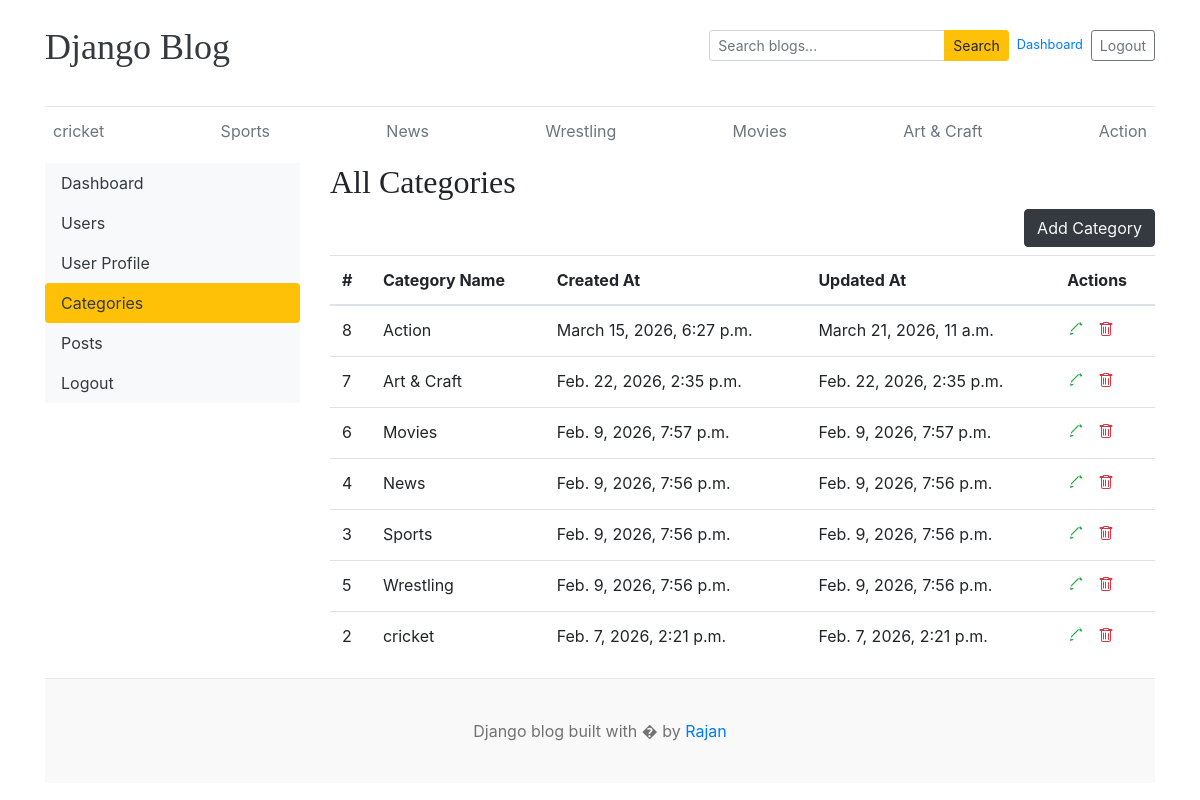
/dashboard/categories/ (signed in), run on an earlier commit of the app's database.
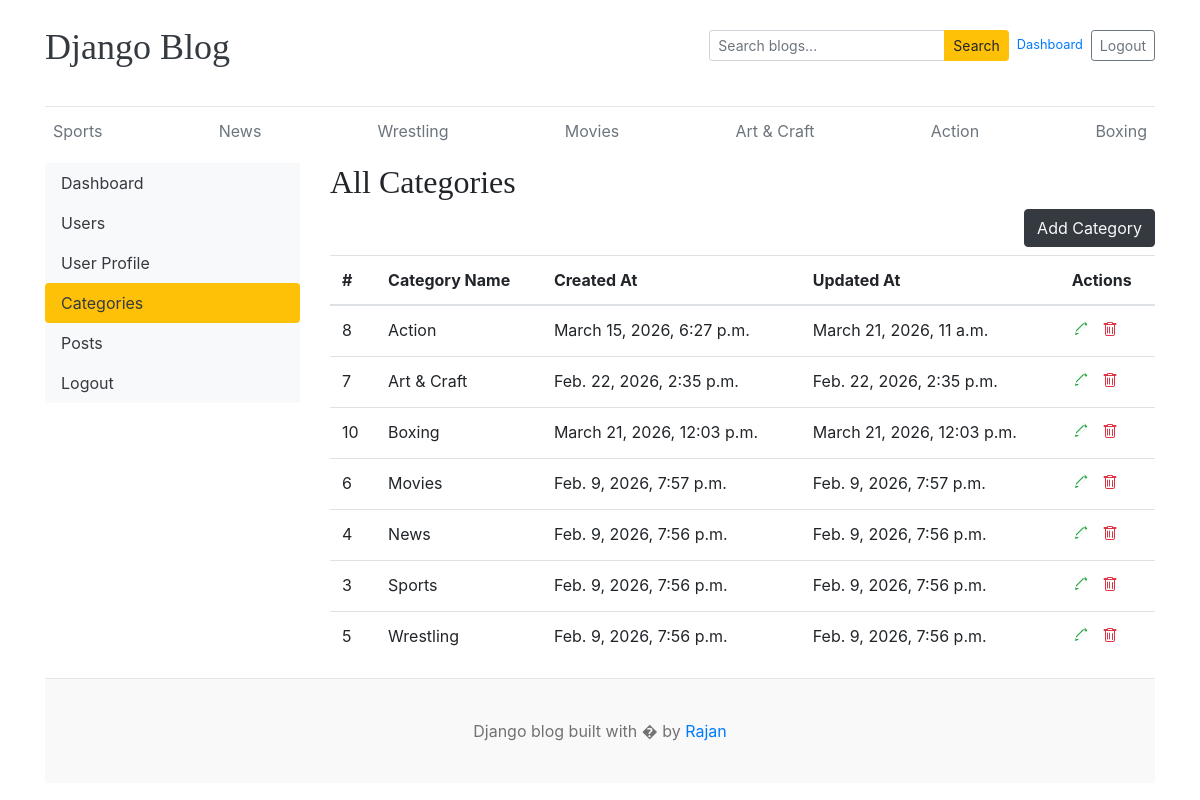
And on a later commit of the database.
### blogs/models.py (models this page shows)
class Category(models.Model):
    category_name = models.CharField(max_length=50, unique=True)
    created_at = models.DateTimeField(auto_now_add=True)
    updated_at = models.DateTimeField(auto_now=True)
    class Meta:
        verbose_name_plural = "Category"
    def __str__(self):
        return self.category_name

### dashboards/views.py (the view)
# urls.py: path('categories/', views.categories, name='categories'),
@login_required(login_url='login')
def categories(request):
    context = {
        'categories': Category.objects.order_by('category_name'),
    }
    return render(request, 'dashboard/categories.html', context)

### blogs/context_processors.py (called while the page is built)
def get_categories(request):
    categories = Category.objects.all()
    return {'category': categories}

def get_SocialLink(request):
    social_links = SocialLink.objects.all()
    return {'SocialLink': social_links}

### templates/dashboard/categories.html (shortened to what this page needs)
{% extends 'base.html' %}
{% block content %}
<div class="row">
 {% include 'dashboard/sidebar.html' %}
	<div class="col-md-9">
        <h2>All Categories</h2>
        <a href="{% url 'add_category' %}" class="btn btn-dark text-light float-right mb-2">Add Category</a>
		<table class="table table-hover">
  <thead>
    <tr>
      <th >#</th>
      <th >Category Name</th>
      <th >Created At</th>
      <th >Updated At</th>
      <th >Actions</th>
    </tr>
  </thead>
  <tbody>
    {% for cat in categories %}
    <tr>
      <td>{{ cat.id }}</td>
      <td>{{ cat }}</td>
      <td>{{ cat.created_at }}</td>
      <td>{{ cat.updated_at }}</td>
      <td>
      <a href="{% url 'edit_category' cat.id %}" class="text-success" aria-label="Edit category">
        <svg xmlns="http://www.w3.org/2000/svg" width="16" height="16" viewBox="0 0 16 16" fill="currentColor" aria-hidden="true">
          <path d="M12.146.854a.5.5 0 0 1 .708 0l2.292 2.292a.5.5 0 0 1 0 .708l-9.5 9.5L3 14l.646-2.646 9.5-9.5zM11.207 2L4 9.207V12h2.793L14 4.793 11.207 2z"/>
        </svg>
      </a>
          <form method="post" action="{% url 'delete_category' cat.id %}" style="display: inline;" onsubmit="return confirm('Delete this category?');">
            <button type="submit" class="btn btn-link text-danger p-0 align-baseline" aria-label="Delete category" style="text-decoration: none;">
            </button>
          </form>
      </td>
    </tr>
   {% endfor %}
  </tbody>
</table>
</div>
{% endblock %}

### templates/base.html (shortened to what this page needs)
{% load static %}
<!DOCTYPE html>
<html lang="en">
<head>
    <link href="https://getbootstrap.com/docs/4.0/dist/css/bootstrap.min.css" rel="stylesheet">
    <link href="{% static 'css/blog.css' %}" rel="stylesheet">
    <link rel="stylesheet" href="https://cdnjs.cloudflare.com/ajax/libs/font-awesome/4.7.0/css/font-awesome.min.css">
  </head>
<body>
    <div class="container">
      <header class="blog-header py-3">
        <div class="row flex-nowrap justify-content-between align-items-center mb-3">
          <div class="col-6 pt-1">
            <a class="blog-header-logo text-dark" href="/">Django Blog</a>
          </div>
          <div class="col-6 d-flex justify-content-end align-items-center">
            <form id="search-form" action="{% url 'search' %}" method="get" class="form-inline mr-2">
              <div class="input-group input-group-sm">
                <input class="form-control" name="keyword" type="text" placeholder="Search blogs..." aria-label="Search blogs" />
                <div class="input-group-append">
                  <button class="btn btn-warning" type="submit">Search</button>
                </div>
              </div>
            </form>
            {% if user.is_authenticated %}
            <span class="small text-muted mr-2"><a href="{% url 'dashboard' %}">Dashboard</a></span>
            <a class="btn btn-sm btn-outline-secondary" href="{% url 'logout' %}">Logout</a>
            {% else %}
            <a class="btn btn-sm btn-warning" href="{% url 'login' %}">Login</a> &nbsp;
            <a class="btn btn-sm btn-outline-secondary" href="{% url 'register' %}">Register</a>
            {% endif %}
          </div>
        </div>
      </header>
      <div class="nav-scroller py-1 mb-2">
        <nav class="nav d-flex justify-content-between">
          {% for cat in category %}
          <a class="p-2 text-muted" href="{% url 'category_blogs' cat.id %}">{{ cat.category_name }}</a>
          {% endfor %}
        </nav>
      </div>
{% block content %}
{% endblock %}
    </div>
 <footer class="blog-footer">
  <p>Django blog built with � by <a href="#">Rajan</a></p>
</footer>
</body>
</html>

What changed in the data, as far as the page shows it:
removed Category: category_name "cricket", id "2", created_at "Feb. 7, 2026, 2:21 p.m.", updated_at "Feb. 7, 2026, 2:21 p.m."
added Category: category_name "Boxing", id "10", created_at "March 21, 2026, 12:03 p.m.", updated_at "March 21, 2026, 12:03 p.m."
